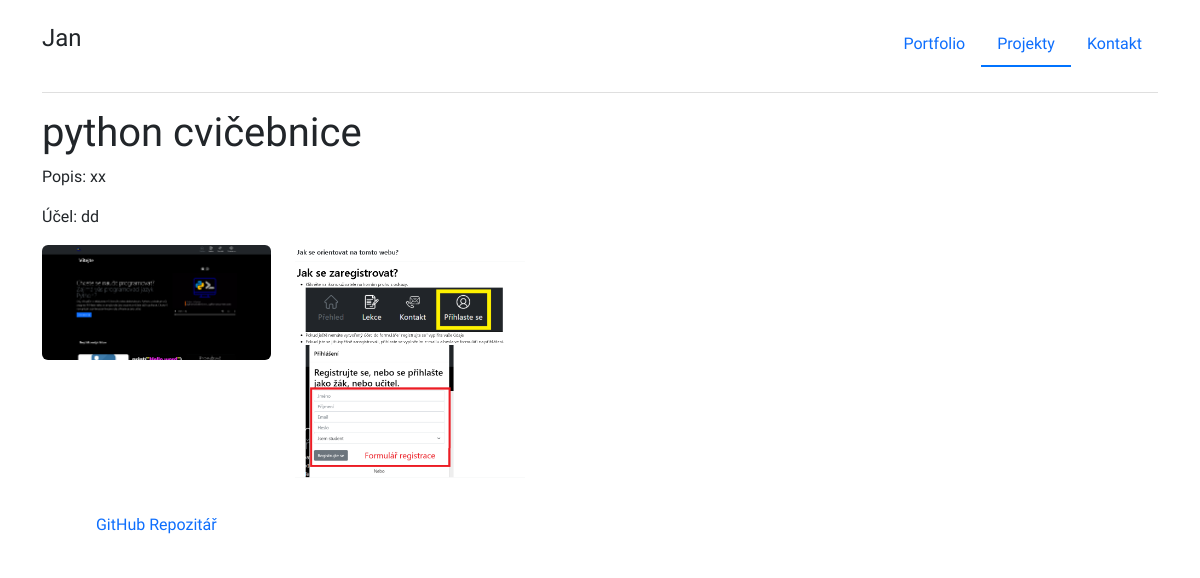
Page /cs/project_details?project_id=1 on the committed database.
### main/models.py (models this page shows, shortened)
class Project(models.Model):
    category = models.CharField(max_length=1, choices=categories, default="w")
    name = models.CharField(max_length=20)
    description = models.TextField()
    purpose = models.TextField()
    screenshots = models.ManyToManyField(Screenshot)
    icon = models.ImageField(upload_to="project_icons/")
    repository = models.CharField(max_length=100)
    date_time = models.DateTimeField(auto_now=True)
    name_en = models.CharField(max_length=20, default="")
    description_en = models.TextField(default="")
    purpose_en = models.TextField(default="")

class Screenshot(models.Model):
    description = models.CharField(max_length=25)
    image = models.ImageField(upload_to="screenshots/")

### main/views.py (the view)
def project_details(request):
    project = Project.objects.get(id=int(request.GET['project_id']))
    return render(request, "project_details.html", {"project":project})

### main/templates/project_details.html (shortened to what this page needs)
<!doctype html>
{% load i18n %}
{% get_current_language as LANGUAGE_CODE %}
<html lang="cs">
  <head>
    {% load static %}
    <link href="{% static 'assets/dist/css/bootstrap.min.css' %}" rel="stylesheet">
    <link rel="stylesheet" href="{% static 'magnific-popup.css' %}">
    <link rel="stylesheet" href="{% static 'style_old.css' %}" type="text/css" />
    <link rel="stylesheet" href="{% static 'hover.css' %}" type="text/css">
</head>
<body>
  <div class="container">
    <header class="d-flex flex-wrap justify-content-center py-4">
        <a href="{% url 'index' %}" class="align-items-center me-md-auto text-dark text-decoration-none" id="header">
            <H4>Jan</H4>
        </a>
      <ul class="nav nav-pills">
        <li class="nav-item"><a href="{% url 'index' %}" class="nav-link">Portfolio</a></li>
        <li class="nav-item" style="border-bottom: 2px solid #0073ff; padding-bottom: 1px;"><a href="{% url 'projects' %}" class="nav-link">{% trans 'projects' %}</a></li>
        <li class="nav-item"><a href="{% url 'contact' %}" class="nav-link">{% trans 'contact' %}</a></li>
      </ul>
    </header>
            <hr style="margin-top: 1px; color: gray;">
  </div>
  <div class="container">
      <div class="row">
          <H1>{% if LANGUAGE_CODE == 'cs' %}{{ project.name }}{% else %}{{ project.name_en }}{% endif %}</H1>
          <div class="col-sm-8">
                <p>{% trans 'description' %}: {% if LANGUAGE_CODE == 'cs' %}{{ project.description|urlize }}{% else %}{{ project.description_en|urlize }}{% endif %}</p>
          </div>
          <div class="col-sm-8" id="purpose">
              <p>{% trans 'purpose' %}: {% if LANGUAGE_CODE == 'cs' %}{{ project.purpose|urlize }}{% else %}{{ project.purpose_en|urlize }}{% endif %}</p>
          </div>
          <div class="col-sm-8">
            <div class="row" id="images">
              {% for i in project.screenshots.all %}
                  <div class="col-md-4">
                        <a href="{{ i.image.url }}" class="image-link">
                            <img src="{{ i.image.url }}" style="width: 100%;" class="rounded mx-auto d-block" title="{{ i.description }}"/>
                        </a>
                  </div>
              {% endfor %}
            </div>
          </div>
          <div class="col-sm-8" id="github_repository" style="margin-top: 10px;">
              <a href="{{ project.repository }}" style="text-decoration: none;"><img src="media/icon/github-mark-white.svg" id="github_icon"> GitHub {% trans 'repository' %}</a>
          </div>
      </div>
  </div>
</body>
</html>

### main/static/style_old.css (style rules this page uses)
body { font-family: Ubuntu; }
@media (prefers-color-scheme: light) { body { padding-bottom: 3rem; } }

### main/static/hover.css (style rules this page uses)
img { width: 50px; }

### rows in the picture
Project: name "python cvičebnice", description "xx", purpose "dd"
Screenshot: image (picture)
Screenshot: image (picture)
